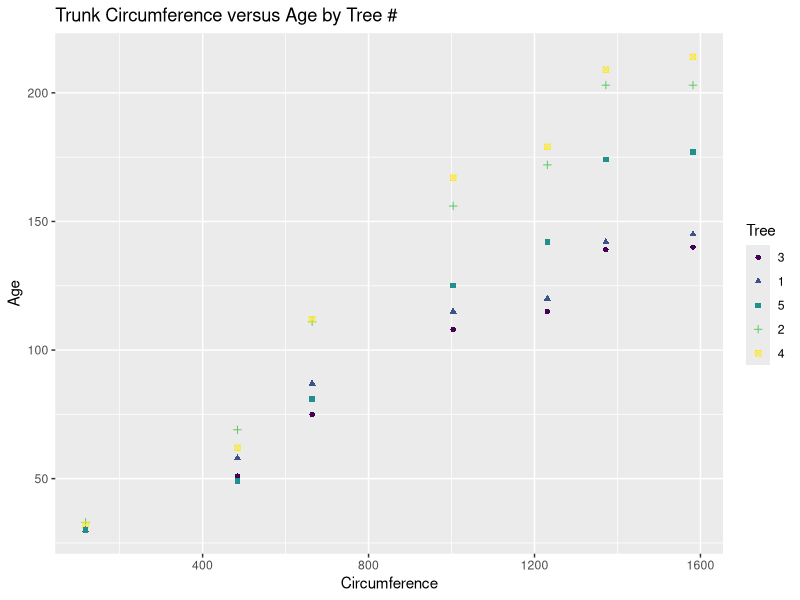
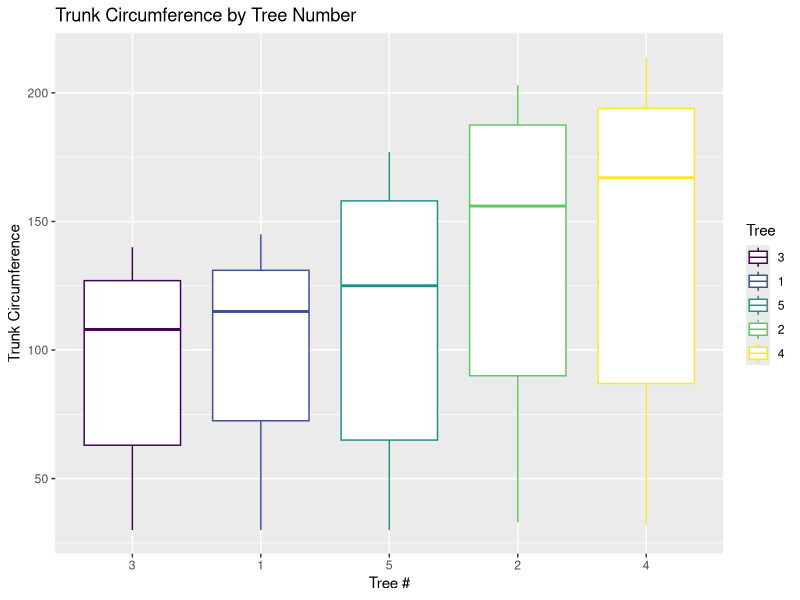

Recreate these plots in R, in order.
OrangeData <- Orange

#library(pander)

#pander(ddply(Orange, .(Tree), summarize, MeanCirc = mean(circumference), MedCirc = median(circumference)), caption = "Tree Sizes")

# With the below plot we are looking for a relationship between the circumference of the tree trunk and the age of the tree. #
library(ggplot2)
qplot(data = OrangeData, x = age, y = circumference, shape = Tree, xlab = "Circumference", ylab = "Age", main = "Trunk Circumference versus Age by Tree #", color = Tree)

# For the boxplot we use ggplot to generate Truck Circumference by Tree using different colors by tree #
ggplot(data = OrangeData,
  aes(x = Tree,
    y = circumference,
    group = Tree)) +
  geom_boxplot(
    aes(color = Tree)) +
  labs(x = "Tree #", y = "Trunk Circumference", title = "Trunk Circumference by Tree Number")